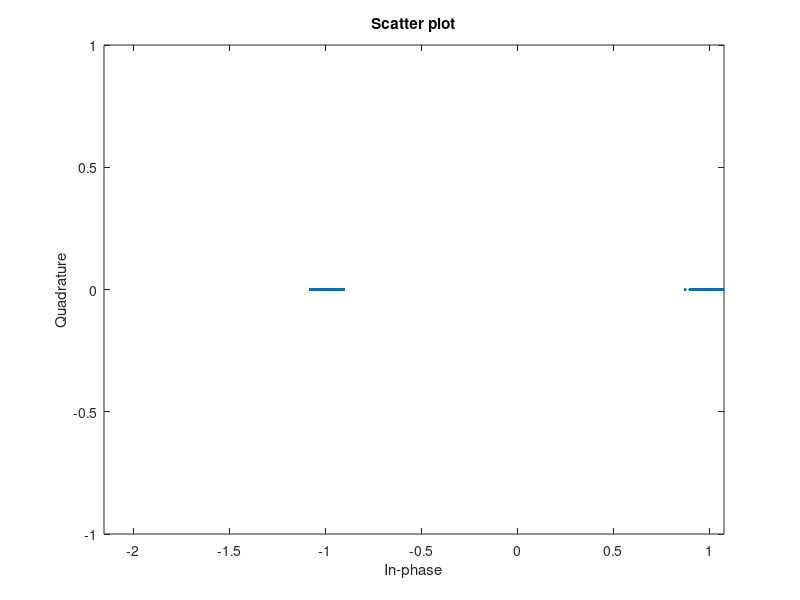
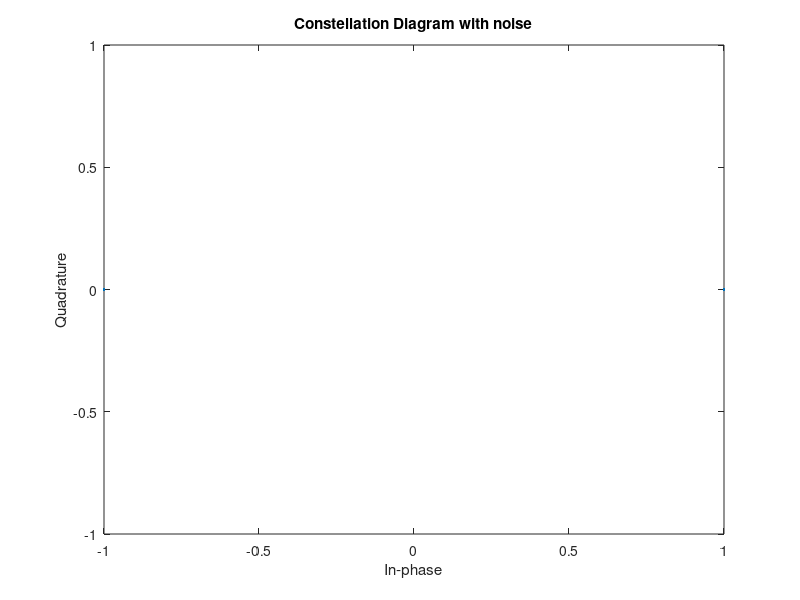

These figures' MATLAB source, in order:
 clear all; close all; clc;
 L=1000;                           
 snrdb=1:1:10;                      
 snr=10.^(snrdb/10); 
 
 data=round(rand(1,L));       %Generating random digital seq
 data=2*data-1;
 NRZ_out=[];
 
%Encoding input bitstream as Bipolar NRZ
for index=1:length(data)
 NRZ_out=[NRZ_out ones(1,100)*data(index)];
end

%Modulation
t= 0.01:0.01:1000;
t1 = linspace(0,1,L);
f=5;
Modulated=NRZ_out.*cos(2*pi*f*t);
 
 BER_sim=zeros(1,10);
 for i=1:length(snr)              
         error=0;                              
         noise=1/(sqrt(2*snr(i)))*randn(1,L*100);  %Noise
         Sig=Modulated+noise;             %Received Signal
         
         
        %Demodulation
        y=[];
        demodulated=Sig.*cos(2*pi*f*t);
        for j=1:100:size(demodulated,2)
        y=[y trapz(t(j:j+99),demodulated(j:j+99))];
        end
         
        
         for k=1:L               %Decision making
             if ((y(k)>0 && data(k)==-1)||(y(k)<0 && data(k)==1))
                 error=error+1;
             end
         end
         
     BER_sim(i)=error/L;   %BER Simulation Calculation
 end                                      
 BER_th=0.5*erfc(sqrt(snr));         %Theoretical BER Calculation
%  Constellation Diagram
scatterplot(2*y)
scatterplot(data)
%stem(y)
title('Constellation Diagram with noise');

 